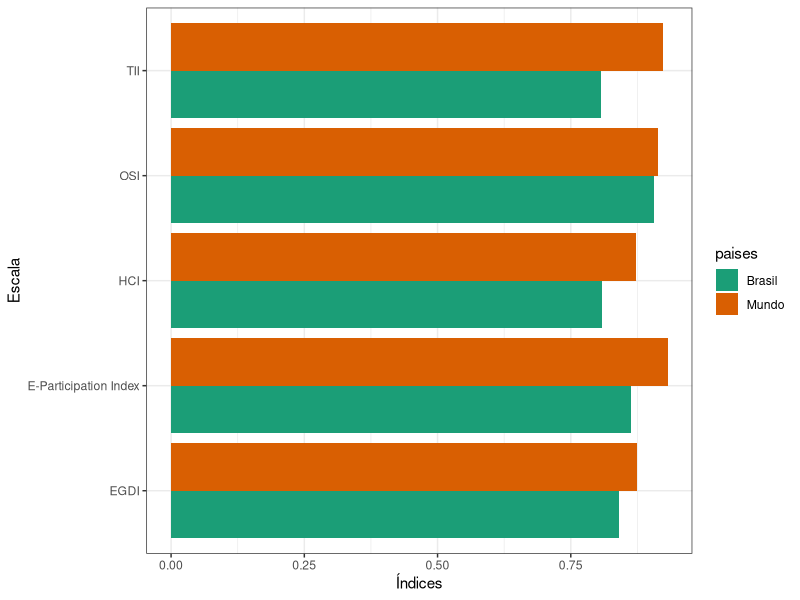

The R source for this figure:
library(tidyverse)
library(tidyr)
library(e1071)

egdi <- read.csv('EGOV_DATA_2024.csv') %>%
    arrange(Country.Name) %>%
    select(
            Country.Name,
            E.Government.Index,
            E.Participation.Index, 
            Online.Service.Index, 
            Human.Capital.Index, 
            Telecommunication.Infrastructure.Index
        )

egdi_brasil <- egdi %>% 
    filter(Country.Name == 'Brazil')

egdi_mundo <- egdi %>% 
    filter(Country.Name != 'Brazil')

print(skewness(egdi_mundo$E.Government.Index))

df = data.frame(
    paises = c(
        'Mundo', 
        'Brasil'),
    egdi = c(
        median(egdi_mundo$E.Government.Index),
        egdi_brasil$E.Government.Index
    ),
    epart = c(
        median(egdi_mundo$E.Participation.Index),
        egdi_brasil$E.Participation.Index
    ),
    osi = c(
        median(egdi_mundo$Online.Service.Index),
        egdi_brasil$Online.Service.Index
    ),
    hci = c(
        median(egdi_mundo$Human.Capital.Index),
        egdi_brasil$Human.Capital.Index
    ),
    tci = c(
        median(egdi_mundo$Telecommunication.Infrastructure.Index),
        egdi_brasil$Telecommunication.Infrastructure.Index
    )
)

df_long <- df %>%
  pivot_longer(cols = -paises,
               names_to = "indicador",
               values_to = "valor")

ggplot(df_long, aes(indicador, valor, fill = paises)) +
    geom_col(position = "dodge") +
    scale_x_discrete(labels = c('EGDI', 'E-Participation Index', 'HCI', 'OSI', 'TII')) +
    coord_cartesian(ylim = c(0, 1)) +
    labs(
        y = 'Índices',
        x = 'Escala'
    ) +
    theme_bw() +
    coord_flip() +
    scale_fill_brewer(palette = 'Dark2')
